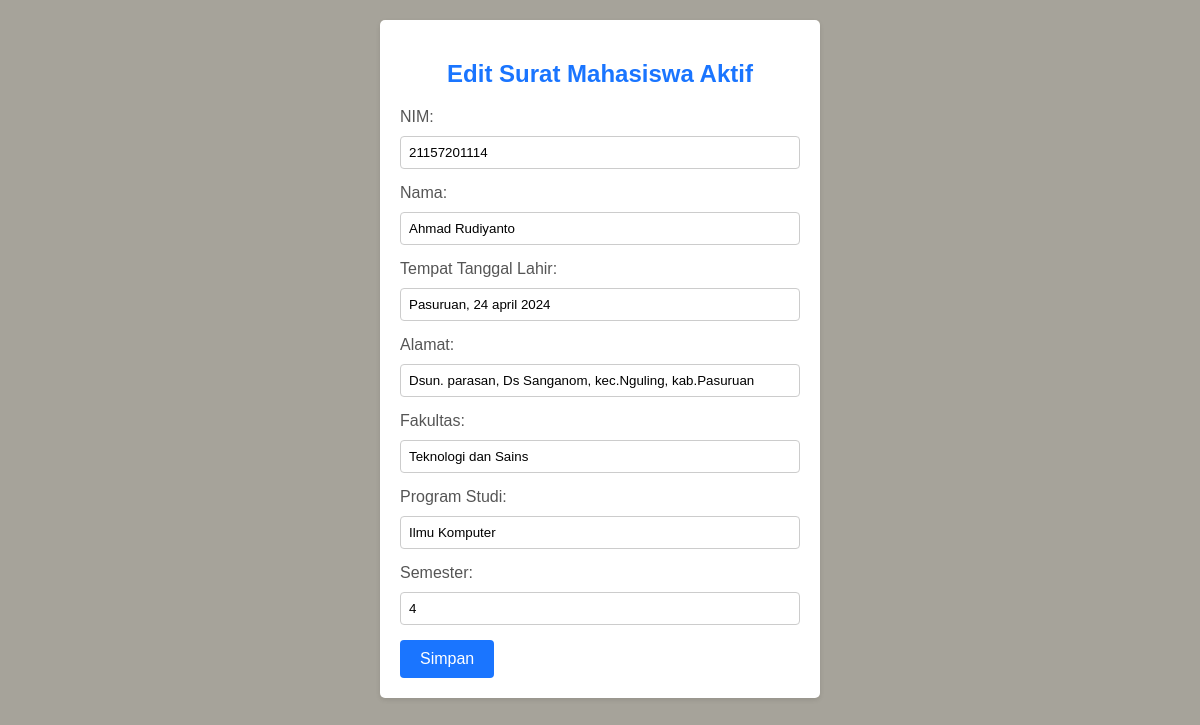
/buat/edit.php?nim=21157201114, run on the app's committed database.
### tables this page shows
CREATE TABLE `surat_mahasiswa_aktif` (
  `nim` varchar(25) NOT NULL,
  `nama` varchar(50) NOT NULL,
  `ttl` varchar(50) NOT NULL,
  `alamat` varchar(100) NOT NULL,
  `fakultas` varchar(50) NOT NULL,
  `prodi` varchar(50) NOT NULL,
  `semester` int(11) NOT NULL
);

### buat/edit.php (the view, shortened to what this page needs)
<!DOCTYPE html>
<html>
<head>
</head>
<body>
    <?php
    include('koneksi.php');
    if (isset($_GET['nim'])) {
        $nim = $_GET['nim'];
        $query = "SELECT * FROM surat_mahasiswa_aktif WHERE nim = '$nim'";
        $result = mysqli_query($koneksi, $query);
        if (mysqli_num_rows($result) > 0) {
            $data = mysqli_fetch_assoc($result);
    ?>
    <form method="POST" action="update_surat.php">
        <h2>Edit Surat Mahasiswa Aktif</h2>
		<label for="nim">NIM:</label>
        <input type="text" id="nim" name="nim" value="<?php echo $data['nim']; ?>" required>
        <label for="nama">Nama:</label>
        <input type="text" id="nama" name="nama" value="<?php echo $data['nama']; ?>" required>
        <label for="ttl">Tempat Tanggal Lahir:</label>
        <input type="text" id="ttl" name="ttl" value="<?php echo $data['ttl']; ?>" required>
        <label for="alamat">Alamat:</label>
        <input type="text" id="alamat" name="alamat" value="<?php echo $data['alamat']; ?>" required>
        <label for="fakultas">Fakultas:</label>
        <input type="text" id="fakultas" name="fakultas" value="<?php echo $data['fakultas']; ?>" required>
        <label for="prodi">Program Studi:</label>
        <input type="text" id="prodi" name="prodi" value="<?php echo $data['prodi']; ?>" required>
        <label for="semester">Semester:</label>
        <input type="number" id="semester" name="semester" value="<?php echo $data['semester']; ?>" required>
        <input type="submit" name="submit" value="Simpan">
    </form>
    <?php
        } else {
            echo "Data tidak ditemukan.";
        }
    } else {
        echo "nim tidak ditemukan.";
    }
    ?>
</body>
</html>

### buat/edit.php (style rules this page uses)
body { font-family: Arial, sans-serif; background-color: #a6a39a; margin: 0; padding: 0; }
h2 { color: #1a75ff; text-align: center; }
form { max-width: 400px; margin: 0 auto; background-color: #fff; padding: 20px; border-radius: 5px; margin-top: 20px; box-shadow: 0 2px 5px rgba(0, 0, 0, 0.1); }
label { display: block; margin-bottom: 10px; color: #555; }
input[type="text"], input[type="number"] { width: 100%; padding: 8px; border: 1px solid #ccc; border-radius: 4px; box-sizing: border-box; margin-bottom: 15px; }
input[type="submit"] { background-color: #1a75ff; color: white; padding: 10px 20px; border: none; border-radius: 4px; cursor: pointer; font-size: 16px; }

### data on the page
surat_mahasiswa_aktif: nim "21157201114", nama "Ahmad Rudiyanto", ttl "Pasuruan, 24 april 2024", alamat "Dsun. parasan, Ds Sanganom, kec.Nguling, kab.Pasuruan", fakultas "Teknologi dan Sains", prodi "Ilmu Komputer", semester "4"
